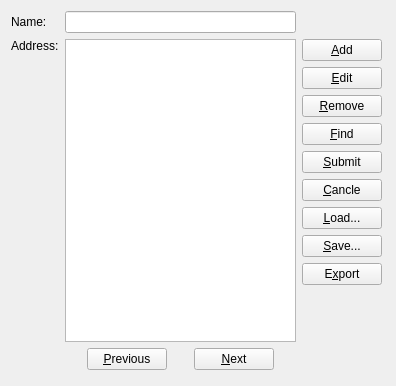
<?xml version="1.0" encoding="UTF-8"?>
<ui version="4.0">
 <class>MyAddrBook</class>
 <widget class="QWidget" name="MyAddrBook">
  <property name="geometry">
   <rect>
    <x>0</x>
    <y>0</y>
    <width>396</width>
    <height>386</height>
   </rect>
  </property>
  <property name="windowTitle">
   <string>MyAddrBook</string>
  </property>
  <widget class="QWidget" name="gridLayoutWidget">
   <property name="geometry">
    <rect>
     <x>0</x>
     <y>0</y>
     <width>393</width>
     <height>381</height>
    </rect>
   </property>
   <layout class="QGridLayout" name="gridLayout">
    <item row="0" column="1">
     <widget class="QLineEdit" name="lineEditName"/>
    </item>
    <item row="1" column="1">
     <widget class="QTextEdit" name="textEditAddr"/>
    </item>
    <item row="0" column="0">
     <widget class="QLabel" name="label_Name">
      <property name="text">
       <string>Name:</string>
      </property>
     </widget>
    </item>
    <item row="1" column="0">
     <widget class="QLabel" name="label_Addr">
      <property name="text">
       <string>Address:</string>
      </property>
      <property name="alignment">
       <set>Qt::AlignLeading|Qt::AlignLeft|Qt::AlignTop</set>
      </property>
     </widget>
    </item>
    <item row="1" column="2">
     <layout class="QVBoxLayout" name="verticalLayout">
      <item>
       <widget class="QPushButton" name="pushButton_Add">
        <property name="text">
         <string>&amp;Add</string>
        </property>
       </widget>
      </item>
      <item>
       <widget class="QPushButton" name="pushButton_Edit">
        <property name="text">
         <string>&amp;Edit</string>
        </property>
       </widget>
      </item>
      <item>
       <widget class="QPushButton" name="pushButton_Remove">
        <property name="text">
         <string>&amp;Remove</string>
        </property>
       </widget>
      </item>
      <item>
       <widget class="QPushButton" name="pushButton_Find">
        <property name="text">
         <string>&amp;Find</string>
        </property>
       </widget>
      </item>
      <item>
       <widget class="QPushButton" name="pushButton_Submit">
        <property name="text">
         <string>&amp;Submit</string>
        </property>
       </widget>
      </item>
      <item>
       <widget class="QPushButton" name="pushButton_Cancle">
        <property name="text">
         <string>&amp;Cancle</string>
        </property>
       </widget>
      </item>
      <item>
       <widget class="QPushButton" name="pushButton_Load">
        <property name="text">
         <string>&amp;Load...</string>
        </property>
       </widget>
      </item>
      <item>
       <widget class="QPushButton" name="pushButton_Save">
        <property name="text">
         <string>&amp;Save...</string>
        </property>
       </widget>
      </item>
      <item>
       <widget class="QPushButton" name="pushButton_Export">
        <property name="text">
         <string>E&amp;xport</string>
        </property>
       </widget>
      </item>
      <item>
       <spacer name="verticalSpacer">
        <property name="orientation">
         <enum>Qt::Vertical</enum>
        </property>
        <property name="sizeHint" stdset="0">
         <size>
          <width>20</width>
          <height>40</height>
         </size>
        </property>
       </spacer>
      </item>
     </layout>
    </item>
    <item row="2" column="1">
     <layout class="QHBoxLayout" name="horizontalLayout">
      <item>
       <spacer name="horizontalSpacer">
        <property name="orientation">
         <enum>Qt::Horizontal</enum>
        </property>
        <property name="sizeHint" stdset="0">
         <size>
          <width>40</width>
          <height>20</height>
         </size>
        </property>
       </spacer>
      </item>
      <item>
       <widget class="QPushButton" name="pushButton_Previous">
        <property name="text">
         <string>&amp;Previous</string>
        </property>
       </widget>
      </item>
      <item>
       <spacer name="horizontalSpacer_2">
        <property name="orientation">
         <enum>Qt::Horizontal</enum>
        </property>
        <property name="sizeHint" stdset="0">
         <size>
          <width>40</width>
          <height>20</height>
         </size>
        </property>
       </spacer>
      </item>
      <item>
       <widget class="QPushButton" name="pushButton_Next">
        <property name="text">
         <string>&amp;Next</string>
        </property>
       </widget>
      </item>
      <item>
       <spacer name="horizontalSpacer_3">
        <property name="orientation">
         <enum>Qt::Horizontal</enum>
        </property>
        <property name="sizeHint" stdset="0">
         <size>
          <width>40</width>
          <height>20</height>
         </size>
        </property>
       </spacer>
      </item>
     </layout>
    </item>
   </layout>
  </widget>
 </widget>
 <layoutdefault spacing="6" margin="11"/>
 <resources/>
 <connections>
  <connection>
   <sender>pushButton_Add</sender>
   <signal>clicked()</signal>
   <receiver>MyAddrBook</receiver>
   <slot>MyAdd()</slot>
   <hints>
    <hint type="sourcelabel">
     <x>348</x>
     <y>48</y>
    </hint>
    <hint type="destinationlabel">
     <x>312</x>
     <y>263</y>
    </hint>
   </hints>
  </connection>
  <connection>
   <sender>pushButton_Edit</sender>
   <signal>clicked()</signal>
   <receiver>MyAddrBook</receiver>
   <slot>MyEdit()</slot>
   <hints>
    <hint type="sourcelabel">
     <x>348</x>
     <y>81</y>
    </hint>
    <hint type="destinationlabel">
     <x>197</x>
     <y>192</y>
    </hint>
   </hints>
  </connection>
  <connection>
   <sender>pushButton_Remove</sender>
   <signal>clicked()</signal>
   <receiver>MyAddrBook</receiver>
   <slot>MyRemove()</slot>
   <hints>
    <hint type="sourcelabel">
     <x>348</x>
     <y>114</y>
    </hint>
    <hint type="destinationlabel">
     <x>197</x>
     <y>192</y>
    </hint>
   </hints>
  </connection>
  <connection>
   <sender>pushButton_Find</sender>
   <signal>clicked()</signal>
   <receiver>MyAddrBook</receiver>
   <slot>MyFind()</slot>
   <hints>
    <hint type="sourcelabel">
     <x>348</x>
     <y>147</y>
    </hint>
    <hint type="destinationlabel">
     <x>197</x>
     <y>192</y>
    </hint>
   </hints>
  </connection>
  <connection>
   <sender>pushButton_Submit</sender>
   <signal>clicked()</signal>
   <receiver>MyAddrBook</receiver>
   <slot>MySubmit()</slot>
   <hints>
    <hint type="sourcelabel">
     <x>348</x>
     <y>180</y>
    </hint>
    <hint type="destinationlabel">
     <x>197</x>
     <y>192</y>
    </hint>
   </hints>
  </connection>
  <connection>
   <sender>pushButton_Cancle</sender>
   <signal>clicked()</signal>
   <receiver>MyAddrBook</receiver>
   <slot>MyCancle()</slot>
   <hints>
    <hint type="sourcelabel">
     <x>348</x>
     <y>213</y>
    </hint>
    <hint type="destinationlabel">
     <x>197</x>
     <y>192</y>
    </hint>
   </hints>
  </connection>
  <connection>
   <sender>pushButton_Load</sender>
   <signal>clicked()</signal>
   <receiver>MyAddrBook</receiver>
   <slot>MyLoad()</slot>
   <hints>
    <hint type="sourcelabel">
     <x>348</x>
     <y>246</y>
    </hint>
    <hint type="destinationlabel">
     <x>197</x>
     <y>192</y>
    </hint>
   </hints>
  </connection>
  <connection>
   <sender>pushButton_Save</sender>
   <signal>clicked()</signal>
   <receiver>MyAddrBook</receiver>
   <slot>MySave()</slot>
   <hints>
    <hint type="sourcelabel">
     <x>348</x>
     <y>279</y>
    </hint>
    <hint type="destinationlabel">
     <x>197</x>
     <y>192</y>
    </hint>
   </hints>
  </connection>
  <connection>
   <sender>pushButton_Export</sender>
   <signal>clicked()</signal>
   <receiver>MyAddrBook</receiver>
   <slot>MyExport()</slot>
   <hints>
    <hint type="sourcelabel">
     <x>348</x>
     <y>312</y>
    </hint>
    <hint type="destinationlabel">
     <x>197</x>
     <y>192</y>
    </hint>
   </hints>
  </connection>
  <connection>
   <sender>pushButton_Previous</sender>
   <signal>clicked()</signal>
   <receiver>MyAddrBook</receiver>
   <slot>MyPrevious()</slot>
   <hints>
    <hint type="sourcelabel">
     <x>128</x>
     <y>365</y>
    </hint>
    <hint type="destinationlabel">
     <x>197</x>
     <y>192</y>
    </hint>
   </hints>
  </connection>
  <connection>
   <sender>pushButton_Next</sender>
   <signal>clicked()</signal>
   <receiver>MyAddrBook</receiver>
   <slot>MyNext()</slot>
   <hints>
    <hint type="sourcelabel">
     <x>237</x>
     <y>365</y>
    </hint>
    <hint type="destinationlabel">
     <x>197</x>
     <y>192</y>
    </hint>
   </hints>
  </connection>
 </connections>
 <slots>
  <slot>MyAdd()</slot>
  <slot>MyEdit()</slot>
  <slot>MyRemove()</slot>
  <slot>MyFind()</slot>
  <slot>MySubmit()</slot>
  <slot>MyCancle()</slot>
  <slot>MyLoad()</slot>
  <slot>MySave()</slot>
  <slot>MyExport()</slot>
  <slot>MyPrevious()</slot>
  <slot>MyNext()</slot>
 </slots>
</ui>
